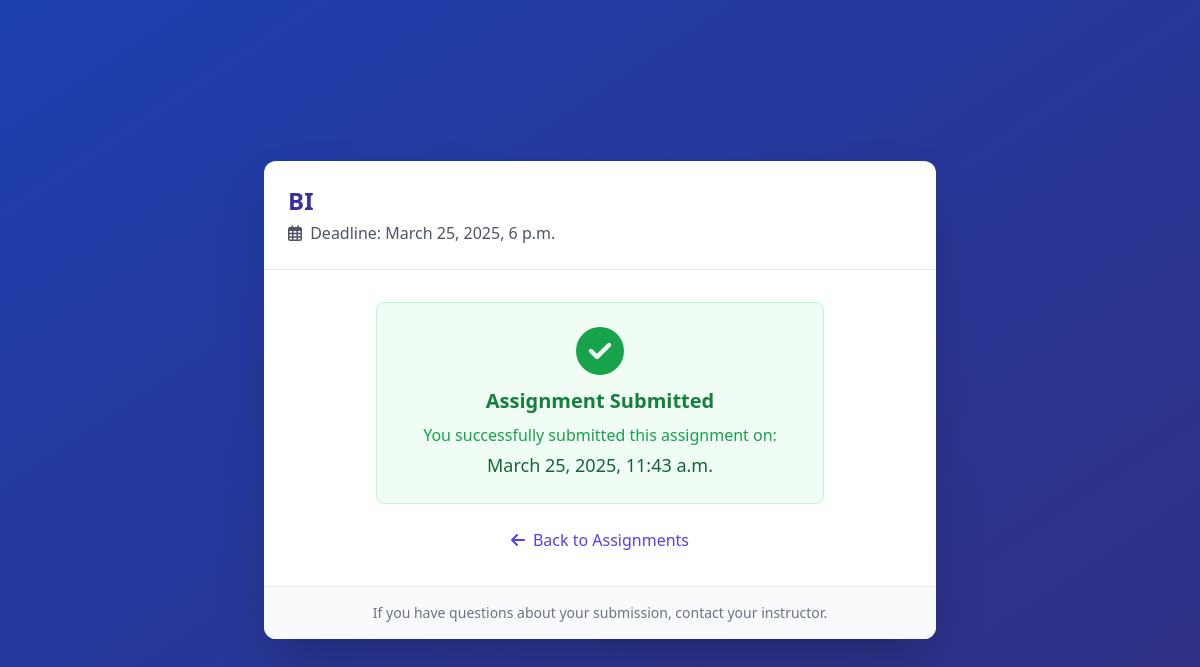
Screenshot of /submit/1/ (signed in) with the database file from the repository.
### submissions/models.py (models this page shows, shortened)
class Assignment(models.Model):
    title = models.CharField(max_length=200)
    description = models.TextField()
    deadline = models.DateTimeField()
    unit = models.ForeignKey(Unit, on_delete=models.CASCADE)
    attachment = models.FileField(upload_to=assignment_upload_path, null=True, blank=True)

class StudentSubmission(models.Model):
    student = models.ForeignKey(User, on_delete=models.CASCADE)
    assignment = models.ForeignKey(Assignment, on_delete=models.CASCADE)
    submitted_at = models.DateTimeField(null=True, blank=True)
    is_submitted = models.BooleanField(default=False)
    student_attachment = models.FileField(upload_to=assignment_upload_path_student, null=True, blank=True)
    marked = models.BooleanField(default=False)
    class SubmissionStatus(models.TextChoices):
        NOT_STARTED = 'NS', 'Not Started'
        IN_PROGRESS = 'IP', 'In Progress'
        SUBMITTED_EARLY = 'SE', 'Submitted Early'
        SUBMITTED_ON_TIME = 'ST', 'Submitted On Time'
        LATE_SUBMISSION = 'LS', 'Late Submission'
    status = models.CharField(
        max_length=2,
        choices=SubmissionStatus.choices,
        default=SubmissionStatus.NOT_STARTED
    )
    ai_feedback = models.TextField(blank=True, null=True)

### reminders/views.py (the view)
# urls.py: path("submit/<int:assignment_id>/", submit_assignment, name="submit_assignment"),
@login_required
def submit_assignment(request, assignment_id):
    assignment = get_object_or_404(Assignment, id=assignment_id)
    student = request.user
    submission, created = StudentSubmission.objects.get_or_create(student=student, assignment=assignment)
    if request.method == "POST":
        form = SubmissionForm(request.POST, request.FILES, instance=submission)
        if form.is_valid():
            now = timezone.now()
            submission.submitted_at = now
            submission.is_submitted = True
            if now < assignment.deadline:
                time_difference = (assignment.deadline - now).total_seconds()
                if time_difference > 86400:
                    submission.status = StudentSubmission.SubmissionStatus.SUBMITTED_EARLY
                else:
                    submission.status = StudentSubmission.SubmissionStatus.SUBMITTED_ON_TIME
            else:
                submission.status = StudentSubmission.SubmissionStatus.LATE_SUBMISSION
            form.save()
            messages.success(request, "Assignment submitted successfully!")
            return redirect("assignment_list")
    else:
        form = SubmissionForm(instance=submission)
    return render(request, "submit_assignment.html", {"assignment": assignment, "submission": submission, "form": form})

### reminders/templates/submit_assignment.html (shortened to what this page needs)
{% load static %}
<!DOCTYPE html>
<html lang="en">
<head>
    <script src="https://cdn.tailwindcss.com"></script>
</head>
<body class="bg-gradient-to-br from-blue-800 to-indigo-900 min-h-screen flex items-center justify-center p-4">
    <div class="max-w-2xl w-full bg-white rounded-xl shadow-2xl overflow-hidden">
        <div class="p-6 border-b">
            <h1 class="text-2xl font-bold text-indigo-800">{{ assignment.title }}</h1>
            <p class="text-gray-600 mt-1">
                <i class="far fa-calendar-alt mr-1"></i> Deadline: {{ assignment.deadline }}
            </p>
        </div>
        <div class="p-8 flex flex-col items-center">
            <div class="w-full max-w-md text-center">
                {% if submission and submission.is_submitted %}
                    <div class="bg-green-50 border border-green-200 rounded-lg p-6 mb-6">
                        <div class="text-green-600 text-5xl mb-3">
                            <i class="fas fa-check-circle"></i>
                        </div>
                        <h3 class="text-xl font-semibold text-green-700 mb-2">Assignment Submitted</h3>
                        <p class="text-green-600">
                            You successfully submitted this assignment on:
                        </p>
                        <p class="text-lg font-medium text-green-800 mt-1">
                            {{ submission.submitted_at }}
                        </p>
                    </div>
                {% endif %}
                <a href="{% url 'assignment_list' %}" class="inline-flex items-center text-indigo-600 hover:text-indigo-800 font-medium">
                    <i class="fas fa-arrow-left mr-2"></i> Back to Assignments
                </a>
            </div>
        </div>
        <div class="bg-gray-50 p-4 text-center border-t">
            <p class="text-sm text-gray-500">
                {% if submission and submission.is_submitted %}
                    If you have questions about your submission, contact your instructor.
                {% else %}
                    Make sure your work is complete before submitting.
                {% endif %}
            </p>
        </div>
    </div>
</body>
</html>

### rows the page displays
Assignment: title "BI", deadline "March 25, 2025, 6 p.m."
StudentSubmission: submitted_at "March 25, 2025, 11:43 a.m."
